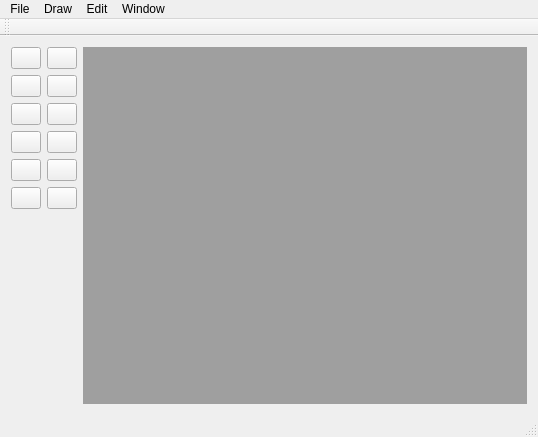
<?xml version="1.0" encoding="UTF-8"?>
<ui version="4.0">
 <class>MainWindow</class>
 <widget class="QMainWindow" name="MainWindow">
  <property name="geometry">
   <rect>
    <x>0</x>
    <y>0</y>
    <width>538</width>
    <height>437</height>
   </rect>
  </property>
  <property name="windowTitle">
   <string>MainWindow</string>
  </property>
  <widget class="QWidget" name="centralWidget">
   <layout class="QGridLayout" name="gridLayout">
    <item row="0" column="0">
     <layout class="QFormLayout" name="formLayout">
      <property name="fieldGrowthPolicy">
       <enum>QFormLayout::AllNonFixedFieldsGrow</enum>
      </property>
      <item row="0" column="0">
       <widget class="QPushButton" name="pushButton_2">
        <property name="enabled">
         <bool>true</bool>
        </property>
        <property name="maximumSize">
         <size>
          <width>30</width>
          <height>30</height>
         </size>
        </property>
        <property name="text">
         <string/>
        </property>
        <property name="icon">
         <iconset resource="paintResource.qrc">
          <normaloff>:/icons/cursor.png</normaloff>:/icons/cursor.png</iconset>
        </property>
       </widget>
      </item>
      <item row="0" column="1">
       <widget class="QPushButton" name="pushButton_3">
        <property name="enabled">
         <bool>true</bool>
        </property>
        <property name="maximumSize">
         <size>
          <width>30</width>
          <height>30</height>
         </size>
        </property>
        <property name="text">
         <string/>
        </property>
        <property name="icon">
         <iconset resource="paintResource.qrc">
          <normaloff>:/icons/lastic.png</normaloff>:/icons/lastic.png</iconset>
        </property>
       </widget>
      </item>
      <item row="1" column="0">
       <widget class="QPushButton" name="pushButton_4">
        <property name="enabled">
         <bool>true</bool>
        </property>
        <property name="maximumSize">
         <size>
          <width>30</width>
          <height>30</height>
         </size>
        </property>
        <property name="text">
         <string/>
        </property>
        <property name="icon">
         <iconset resource="paintResource.qrc">
          <normaloff>:/icons/pipette.png</normaloff>:/icons/pipette.png</iconset>
        </property>
       </widget>
      </item>
      <item row="1" column="1">
       <widget class="QPushButton" name="pushButton_5">
        <property name="enabled">
         <bool>true</bool>
        </property>
        <property name="maximumSize">
         <size>
          <width>30</width>
          <height>30</height>
         </size>
        </property>
        <property name="text">
         <string/>
        </property>
        <property name="icon">
         <iconset resource="paintResource.qrc">
          <normaloff>:/icons/loupe.png</normaloff>:/icons/loupe.png</iconset>
        </property>
       </widget>
      </item>
      <item row="2" column="0">
       <widget class="QPushButton" name="pushButton_6">
        <property name="enabled">
         <bool>true</bool>
        </property>
        <property name="maximumSize">
         <size>
          <width>30</width>
          <height>30</height>
         </size>
        </property>
        <property name="text">
         <string/>
        </property>
        <property name="icon">
         <iconset resource="paintResource.qrc">
          <normaloff>:/icons/pencil.png</normaloff>:/icons/pencil.png</iconset>
        </property>
       </widget>
      </item>
      <item row="2" column="1">
       <widget class="QPushButton" name="btnLine">
        <property name="enabled">
         <bool>true</bool>
        </property>
        <property name="maximumSize">
         <size>
          <width>30</width>
          <height>30</height>
         </size>
        </property>
        <property name="text">
         <string/>
        </property>
        <property name="icon">
         <iconset resource="paintResource.qrc">
          <normaloff>:/icons/line.png</normaloff>:/icons/line.png</iconset>
        </property>
       </widget>
      </item>
      <item row="3" column="0">
       <widget class="QPushButton" name="btnRectangle">
        <property name="enabled">
         <bool>true</bool>
        </property>
        <property name="maximumSize">
         <size>
          <width>30</width>
          <height>30</height>
         </size>
        </property>
        <property name="text">
         <string/>
        </property>
        <property name="icon">
         <iconset resource="paintResource.qrc">
          <normaloff>:/icons/rectangle.png</normaloff>:/icons/rectangle.png</iconset>
        </property>
       </widget>
      </item>
      <item row="3" column="1">
       <widget class="QPushButton" name="btnEllipse">
        <property name="enabled">
         <bool>true</bool>
        </property>
        <property name="maximumSize">
         <size>
          <width>30</width>
          <height>30</height>
         </size>
        </property>
        <property name="text">
         <string/>
        </property>
        <property name="icon">
         <iconset resource="paintResource.qrc">
          <normaloff>:/icons/ellipse.png</normaloff>:/icons/ellipse.png</iconset>
        </property>
       </widget>
      </item>
      <item row="4" column="0">
       <widget class="QPushButton" name="pushButton_10">
        <property name="enabled">
         <bool>true</bool>
        </property>
        <property name="maximumSize">
         <size>
          <width>30</width>
          <height>30</height>
         </size>
        </property>
        <property name="text">
         <string/>
        </property>
        <property name="icon">
         <iconset resource="paintResource.qrc">
          <normaloff>:/icons/curve.png</normaloff>:/icons/curve.png</iconset>
        </property>
       </widget>
      </item>
      <item row="4" column="1">
       <widget class="QPushButton" name="pushButton_11">
        <property name="enabled">
         <bool>true</bool>
        </property>
        <property name="maximumSize">
         <size>
          <width>30</width>
          <height>30</height>
         </size>
        </property>
        <property name="text">
         <string/>
        </property>
        <property name="icon">
         <iconset resource="paintResource.qrc">
          <normaloff>:/icons/text.png</normaloff>:/icons/text.png</iconset>
        </property>
       </widget>
      </item>
      <item row="5" column="0">
       <widget class="QPushButton" name="pushButton_12">
        <property name="enabled">
         <bool>true</bool>
        </property>
        <property name="maximumSize">
         <size>
          <width>30</width>
          <height>30</height>
         </size>
        </property>
        <property name="text">
         <string/>
        </property>
        <property name="icon">
         <iconset resource="paintResource.qrc">
          <normaloff>:/icons/spray.png</normaloff>:/icons/spray.png</iconset>
        </property>
       </widget>
      </item>
      <item row="5" column="1">
       <widget class="QPushButton" name="pushButton_13">
        <property name="enabled">
         <bool>true</bool>
        </property>
        <property name="maximumSize">
         <size>
          <width>30</width>
          <height>30</height>
         </size>
        </property>
        <property name="text">
         <string/>
        </property>
        <property name="icon">
         <iconset resource="paintResource.qrc">
          <normaloff>:/icons/fill.png</normaloff>:/icons/fill.png</iconset>
        </property>
       </widget>
      </item>
     </layout>
    </item>
    <item row="0" column="1">
     <widget class="QMdiArea" name="myMDI"/>
    </item>
   </layout>
  </widget>
  <widget class="QMenuBar" name="menuBar">
   <property name="geometry">
    <rect>
     <x>0</x>
     <y>0</y>
     <width>538</width>
     <height>21</height>
    </rect>
   </property>
   <widget class="QMenu" name="menuAdd_somethig">
    <property name="title">
     <string>File</string>
    </property>
    <addaction name="actionPlace_a_window"/>
    <addaction name="OpenFile"/>
    <addaction name="actionClose"/>
   </widget>
   <widget class="QMenu" name="menuDraw">
    <property name="title">
     <string>Draw</string>
    </property>
    <addaction name="actionLine"/>
    <addaction name="actionRect"/>
    <addaction name="actionEllipse"/>
    <addaction name="actionPen_Color"/>
    <addaction name="actionPen_Width"/>
   </widget>
   <widget class="QMenu" name="menuEdit">
    <property name="title">
     <string>Edit</string>
    </property>
    <addaction name="actionUndo"/>
   </widget>
   <widget class="QMenu" name="menuWindow">
    <property name="title">
     <string>Window</string>
    </property>
    <addaction name="actionTile"/>
    <addaction name="actionCascade"/>
   </widget>
   <addaction name="menuAdd_somethig"/>
   <addaction name="menuDraw"/>
   <addaction name="menuEdit"/>
   <addaction name="menuWindow"/>
  </widget>
  <widget class="QToolBar" name="mainToolBar">
   <attribute name="toolBarArea">
    <enum>TopToolBarArea</enum>
   </attribute>
   <attribute name="toolBarBreak">
    <bool>false</bool>
   </attribute>
  </widget>
  <widget class="QStatusBar" name="statusBar"/>
  <action name="actionPlace_a_window">
   <property name="text">
    <string>New</string>
   </property>
   <property name="shortcut">
    <string>Ctrl+N</string>
   </property>
  </action>
  <action name="OpenFile">
   <property name="text">
    <string>Open</string>
   </property>
   <property name="shortcut">
    <string>Ctrl+O</string>
   </property>
  </action>
  <action name="actionClose">
   <property name="text">
    <string>Close</string>
   </property>
   <property name="shortcut">
    <string>Ctrl+W</string>
   </property>
  </action>
  <action name="actionLine">
   <property name="text">
    <string>line</string>
   </property>
  </action>
  <action name="actionRect">
   <property name="text">
    <string>rectangle</string>
   </property>
  </action>
  <action name="actionTile">
   <property name="text">
    <string>Tile</string>
   </property>
  </action>
  <action name="actionCascade">
   <property name="text">
    <string>Cascade</string>
   </property>
  </action>
  <action name="actionPen_Color">
   <property name="text">
    <string>Pen Color...</string>
   </property>
  </action>
  <action name="actionPen_Width">
   <property name="text">
    <string>Pen Width...</string>
   </property>
  </action>
  <action name="actionEllipse">
   <property name="text">
    <string>ellipse</string>
   </property>
  </action>
  <action name="actionUndo">
   <property name="text">
    <string>Undo</string>
   </property>
   <property name="shortcut">
    <string>Ctrl+Z</string>
   </property>
  </action>
 </widget>
 <layoutdefault spacing="6" margin="11"/>
 <resources>
  <include location="paintResource.qrc"/>
 </resources>
 <connections/>
</ui>
